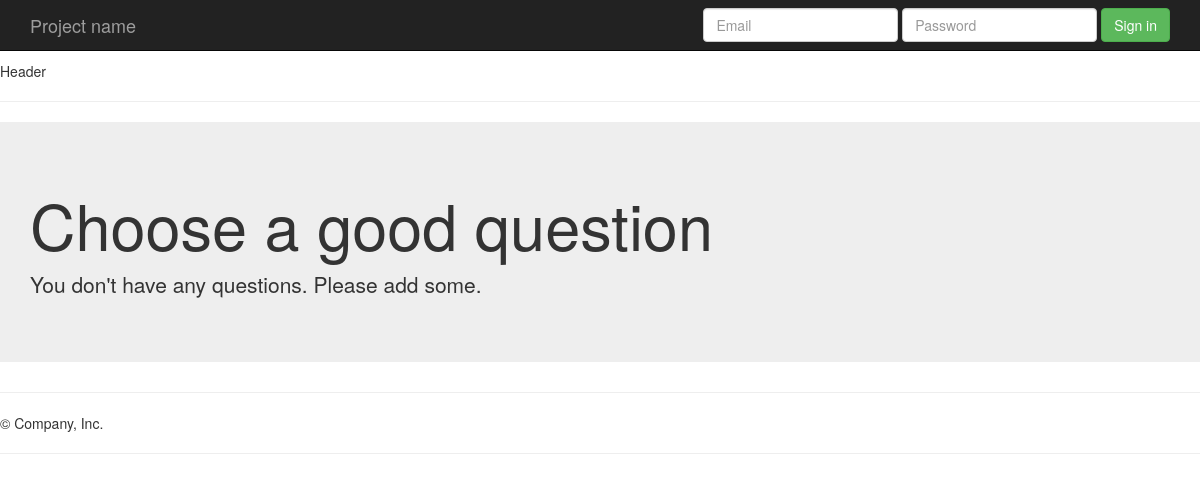
The page /polls/ on the database as committed earlier.
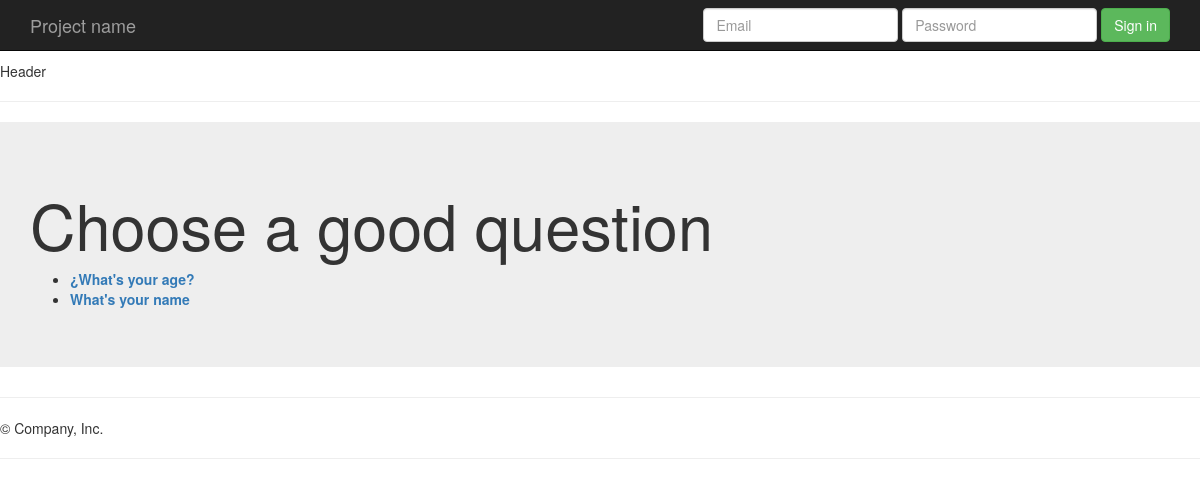
The same page on the database as committed later.
### polls/models.py (models this page shows, shortened)
class Question(models.Model):
    question_text = models.CharField(max_length=200)
    pub_date = models.DateTimeField('date published')

### polls/views.py (the view)
def index(request):
    latest_questions = Question.objects.order_by('-pub_date')[:5]
    context = {'latest_questions':latest_questions}
    return render(request,'polls/index.html',context)

### polls/templates/polls/index.html
{% extends 'polls/base.html' %}
{% block main_content %}
    <h1>Choose a good question</h1>
    {% if latest_questions %}
        <ul>
            {% for question in latest_questions %}
                <li><a href={% url "polls:detail" question.id %}><b>{{question.question_text}}</b></a></li>
            {% endfor%}
        </ul>
    {% else %}
        <p> You don't have any questions. Please add some. </p>
    {% endif %}
{% endblock %}

Rows that differ between the two databases and show on the page:
added Question: question_text "¿What's your age?"
added Question: question_text "What's your name"
Other text that changed with them:
text no longer shown: "You don't have any questions. Please add some."
